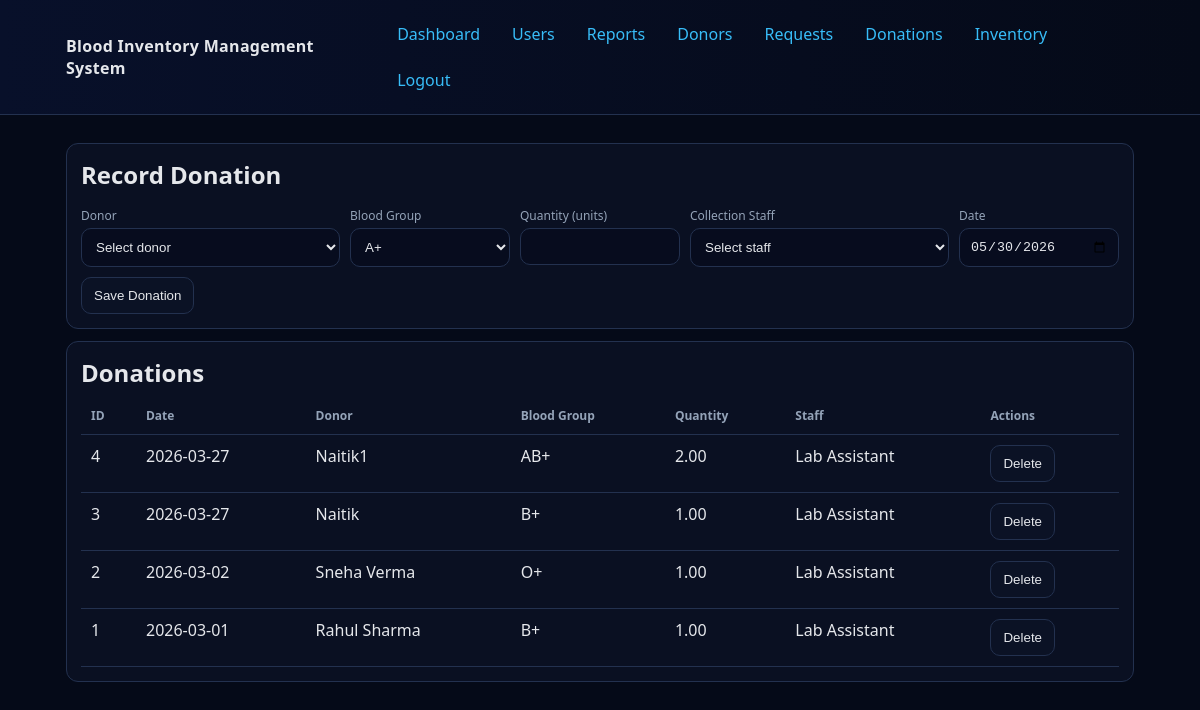
The app's page /donations (signed in) with its own data.
### tables this page shows
CREATE TABLE IF NOT EXISTS `donations` (
  `id` int NOT NULL AUTO_INCREMENT,
  `donor_id` int NOT NULL,
  `blood_group` varchar(5) NOT NULL,
  `quantity` decimal(8,2) NOT NULL,
  `collection_staff_id` int NOT NULL,
  `date` date NOT NULL,
  PRIMARY KEY (`id`),
  KEY `fk_donation_donor` (`donor_id`),
  KEY `fk_donation_staff` (`collection_staff_id`)
);

CREATE TABLE IF NOT EXISTS `donors` (
  `id` int NOT NULL AUTO_INCREMENT,
  `name` varchar(120) NOT NULL,
  `age` int NOT NULL,
  `gender` enum('male','female','other') NOT NULL,
  `blood_group` varchar(5) NOT NULL,
  `contact` varchar(30) DEFAULT NULL,
  `address` text,
  `last_donation_date` date DEFAULT NULL,
  PRIMARY KEY (`id`)
);

CREATE TABLE IF NOT EXISTS `users` (
  `id` int NOT NULL AUTO_INCREMENT,
  `name` varchar(120) NOT NULL,
  `email` varchar(180) NOT NULL,
  `password` varchar(255) NOT NULL,
  `role` enum('admin','receptionist','collection_staff') NOT NULL,
  `status` tinyint(1) NOT NULL DEFAULT '1',
  `created_at` datetime NOT NULL,
  PRIMARY KEY (`id`),
  UNIQUE KEY `email` (`email`)
);

### core/Controller.php (called while the page is built, shortened)
<?php
abstract class Controller
{
    protected function view(string $view, array $data = []): void
    {
        extract($data);
        $currentUser = Auth::user();
        require __DIR__ . '/../app/views/layouts/header.php';
        require __DIR__ . '/../app/views/' . $view . '.php';
        require __DIR__ . '/../app/views/layouts/footer.php';
    }
}

### app/controllers/DonationController.php (called while the page is built, shortened)
<?php
class DonationController extends Controller
{
    private Donation $donations;
    public function __construct()
    {
        $this->donations = new Donation();
    }
    public function index(): void
    {
        $page = max(1, (int) ($_GET['page'] ?? 1));
        $perPage = max(1, (int) ($_GET['per_page'] ?? 10));
        $pagination = $this->donations->paginatedWithRelations($page, $perPage);
        $records = $pagination['data'];
        $this->view('donations/index', compact('records', 'donors', 'staff', 'pagination'));
    }
}

### public/index.php (called while the page is built, shortened)
<?php
require __DIR__ . '/../core/Helpers.php';
require __DIR__ . '/../core/Database.php';
require __DIR__ . '/../core/Model.php';
require __DIR__ . '/../core/Auth.php';
require __DIR__ . '/../core/Controller.php';
require __DIR__ . '/../core/App.php';
require __DIR__ . '/../app/models/Donation.php';
require __DIR__ . '/../app/controllers/DonationController.php';
try {
    (new App())->run();
} catch (Throwable $e) {
    http_response_code(500);
    if ((bool) ($_ENV['APP_DEBUG'] ?? true)) {
        echo '<pre>' . e($e->getMessage()) . "\n" . e($e->getFile()) . ':' . e((string) $e->getLine()) . "\n\n" . e($e->getTraceAsString()) . '</pre>';
        exit;
    }
    echo 'Server error';
}

### config/config.php (called while the page is built, shortened)
<?php
return [
    'app_name' => 'Blood Inventory Management System',
    'base_path' => '',
    'db' => [
        'host' => '127.0.0.1',
        'port' => '3306',
        'name' => 'blood',
        'user' => 'root',
        'pass' => '',
        'charset' => 'utf8mb4',
    ],
];

### core/Helpers.php (called while the page is built, shortened)
<?php
function config(string $key, mixed $default = null): mixed
{
    static $config = null;
    if ($config === null) {
        $config = require __DIR__ . '/../config/config.php';
    }
    $parts = explode('.', $key);
    $value = $config;
    foreach ($parts as $part) {
        $value = $value[$part];
    }
    return $value;
}
function e(?string $value): string
{
    return htmlspecialchars((string) $value, ENT_QUOTES, 'UTF-8');
}

### core/Database.php (called while the page is built, shortened)
<?php
class Database
{
    private static ?PDO $instance = null;
    public static function connection(): PDO
    {
        if (self::$instance === null) {
            $dsn = sprintf(
                'mysql:host=%s;port=%s;dbname=%s;charset=%s',
                config('db.host'),
                config('db.port'),
                config('db.name'),
                config('db.charset')
            );
            self::$instance = new PDO($dsn, config('db.user'), config('db.pass'), [
                PDO::ATTR_ERRMODE => PDO::ERRMODE_EXCEPTION,
                PDO::ATTR_DEFAULT_FETCH_MODE => PDO::FETCH_ASSOC,
                PDO::ATTR_EMULATE_PREPARES => false,
            ]);
        }
        return self::$instance;
    }
}

### app/models/Donation.php (called while the page is built, shortened)
<?php
class Donation extends Model
{
    public function paginatedWithRelations(int $page = 1, int $perPage = 10): array
    {
        $page = max(1, $page);
        $perPage = max(1, min($perPage, 100));
        $offset = ($page - 1) * $perPage;
        $total = (int) $this->db->query('SELECT COUNT(*) FROM donations')->fetchColumn();
        $stmt = $this->db->prepare('
            SELECT d.*, dn.name AS donor_name, u.name AS staff_name
            FROM donations d
            JOIN donors dn ON dn.id = d.donor_id
            JOIN users u ON u.id = d.collection_staff_id
            ORDER BY d.id DESC
            LIMIT :limit OFFSET :offset
        ');
        $stmt->bindValue(':limit', $perPage, PDO::PARAM_INT);
        $stmt->bindValue(':offset', $offset, PDO::PARAM_INT);
        $stmt->execute();
        return [
            'data' => $stmt->fetchAll(),
            'total' => $total,
            'page' => $page,
            'per_page' => $perPage,
            'total_pages' => (int) max(1, ceil($total / $perPage)),
        ];
    }
}

### core/Model.php (called while the page is built, shortened)
<?php
abstract class Model
{
    public function __construct()
    {
        $this->db = Database::connection();
    }
}

### core/Auth.php (called while the page is built, shortened)
<?php
class Auth
{
    public static function user(): ?array
    {
        return $_SESSION['user'] ?? null;
    }
}

### app/views/donations/_list.php (the view, shortened to what this page needs)
<div class="card">
    <h2 style="margin:0 0 8px">Donations</h2>
    <table>
        <thead>
        <tr>
            <th>ID</th>
            <th>Date</th>
            <th>Donor</th>
            <th>Blood Group</th>
            <th>Quantity</th>
            <th>Staff</th>
            <th>Actions</th>
        </tr>
        </thead>
        <tbody>
        <?php foreach ($records as $r): ?>
            <tr>
                <td><?= e((string) $r['id']) ?></td>
                <td><?= e($r['date']) ?></td>
                <td><?= e($r['donor_name']) ?></td>
                <td><?= e($r['blood_group']) ?></td>
                <td><?= e((string) $r['quantity']) ?></td>
                <td><?= e($r['staff_name']) ?></td>
                <td>
                    <?php if (($currentUser['role'] ?? '') === 'admin'): ?>
                        <form method="post" data-ajax-form="donations" action="<?= e(rtrim((string) config('base_path', ''), '/')) ?>/donations/<?= e((string) $r['id']) ?>/delete" style="display:inline">
                            <button class="btn danger" type="submit" onclick="return confirm('Delete donation record?')">Delete</button>
                        </form>
                    <?php else: ?>
                        <span class="small">—</span>
                    <?php endif; ?>
                </td>
            </tr>
        <?php endforeach; ?>
        </tbody>
    </table>
</div>

### core/App.php (shortened to what this page needs)
<?php
class App
{
    private array $routes;
    public function __construct()
    {
        $this->routes = require __DIR__ . '/../routes/web.php';
    }
    public function run(): void
    {
        $method = $_SERVER['REQUEST_METHOD'];
        $uri = parse_url($_SERVER['REQUEST_URI'], PHP_URL_PATH) ?? '/';
        $uri = $uri === '' ? '/' : $uri;
        foreach ($this->routes as $route) {
            if ($method !== $route['method']) {
                continue;
            }
            $pattern = '#^' . preg_replace('/\{id\}/', '([0-9]+)', $route['path']) . '$#';
            if (preg_match($pattern, $uri, $matches) === 1) {
                array_shift($matches);
                [$controllerName, $action] = $route['handler'];
                $controller = new $controllerName();
                $controller->{$action}(...array_map('intval', $matches));
                return;
            }
        }
    }
}

### public/assets/style.css (style rules this page uses)
:root { --bg:#0f172a; --card:#0b1225; --text:#e5e7eb; --muted:#94a3b8; --line:#23314f; --accent:#38bdf8; --danger:#fb7185; --ok:#34d399; }
* { box-sizing:border-box }
body { margin:0;font-family:system-ui,-apple-system,Segoe UI,Roboto,Ubuntu,Helvetica,Arial,sans-serif;background:#050a18;color:var(--text) }
.card { background:rgba(15,23,42,.55);border:1px solid var(--line);border-radius:12px;padding:14px;margin:12px 0 }
.btn { display:inline-block;padding:10px 12px;border:1px solid var(--line);border-radius:10px;background:#0b1225;color:var(--text);cursor:pointer }
table { width:100%;border-collapse:collapse }
th,td { border-bottom:1px solid var(--line);padding:10px;text-align:left;vertical-align:top }
th { color:var(--muted);font-weight:600;font-size:12px }

### records on screen
donations: id "4", date "2026-03-27", donor.name "Naitik1", blood_group "AB+", quantity "2.00", users.name "Lab Assistant"
donations: id "3", date "2026-03-27", donor.name "Naitik", blood_group "B+", quantity "1.00", users.name "Lab Assistant"
donations: id "2", date "2026-03-02", donor.name "Sneha Verma", blood_group "O+", quantity "1.00", users.name "Lab Assistant"
donations: id "1", date "2026-03-01", donor.name "Rahul Sharma", blood_group "B+", quantity "1.00", users.name "Lab Assistant"

### other values on screen
form field blood_group "A+"
